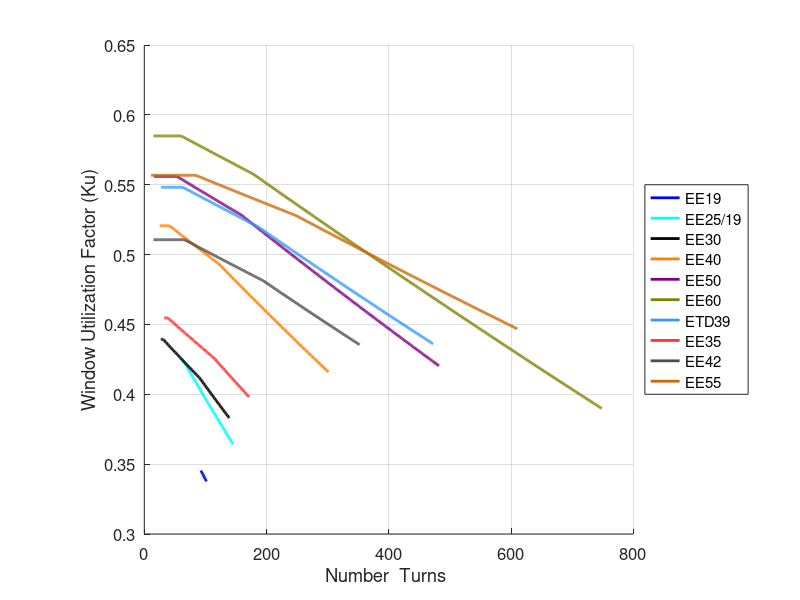

Source code (MATLAB): (Note: this script raises an error after producing the figure.)
% main
clc;
clear all;
close all;
%% 
colors = [1 0 1; % Magenta
          1 0 0; % Red
          0 1 0; % Green
          0 0 1; % Blue
          0 1 1; % Cyan
          0 0 0; % Black
          1 0.5 0; % Orange
          0.5 0 0.5; % Purple
          0.5 0.5 0; % Olive
          0.2 0.6 1; % Light Blue
          1 0.2 0.2; % Coral
          0.3 0.3 0.3; % Dark Gray
          0.8 0.4 0; % Brown
         ];

ku  = 0.78; % Filling factor
Po  = 500; % Output power
Vpp = 80; Vps = 160; % Primary voltage for parallel and series
% dps = 0.644e-3;  
ds = 0.812e-3; % litz Wire diameter
dps=0.4*2e-3;
dpp = dps;
Vs1 = 24; Vs2 = 24;
f = 100e3; k = 0.160e3; alpha = 1.078; Beta = 2.92;
Vd = 0.7*2; D = 0.8; % Voltage drop and duty cycle
Ploss_max = 20;

I24 = Po/2/(Vs2 + 2*Vd);
Isrms = ((Vs1/Vps)*I24 + (Vs2/Vps)*I24) * sqrt(D)
Iprms = ((Vs1/Vpp)*I24 + (Vs2/Vpp)*I24) * sqrt(D)
I01rms = (1/2)*(I24*sqrt(1+D));
Is02rms = I01rms;
%% 

Awps = 2 * pi * (0.4e-3 / 2)^2;
Awpp = 2 * pi * (0.4e-3 / 2)^2;
Aws = 0.518e-6;
rho = 1.724e-8; muc = 1.256629e-6;
%Core parameters for 10 different cores selected for studies
%Cores=[EE10/11, EE13, EE16, EE19, EE25/19, EE30, EE40, EE50, EE60, ETD39,EE35,EE42,EE55]

% Core Parameters
lms  = [38.4 45.4 53.6 66.8 78.08 94.2 126.2 156.2 180.6 149 107.7 144.55 165.3]*1e-3;
Acs  = [5.39 8.82 10 11.96 20.1528 55 66 112.5 123.2 58.9 45.2675 118.69 176.571]*1e-6;
Was  = [46.62 68.6 82.8 111.6 158 151.6 328 524 814 514 93.7*2 191.64*2 331.82*2]*(1e-6)/2;
MLTs = [12 15.4 14 15 19.18 32 34 45 47.4 40.21 29.32 42.45 51.46]*1e-3;
hs   = [4.2*2 4.6*2 5.0*2 5.6*2 6.41*2 8.15*2 10.25*2 12.75*2 14.05*2 14.6*2 9.71*2 15.15*2 18.8*2]*1e-3 - 4e-3;
Vse  = lms .* Acs;

lmp  = [52.2 60.4 69 78.8 97.4 115.4 154.6 191.6 220 184.2 127.12 174.85 202.9]*1e-3;
Acp  = Acs;
Wap  = Was;
MLTp = MLTs;
hp   = hs;
Vsp  = lmp .* Acp;

Ss = Awps + Aws;
Sp = Awpp + Aws;
ns = 3; np = 3;

Tamb = 25; Tmax = 75;
% Rth = [63.8 62.5 76 60 32.5 23 20 13 6.5 15.3 18 10.31 7.674];
Rths = [63.8 62.5 76 60 41.49 21.80 16.87 11.2 9.925 16.40 22.53 11.42 8.572];
Rthp=  [63.8 62.5 76 60 36.82 19.54 15.12 10.10 8.921 14.63 20.63 10.31 7.674];
Pmaxs = (Tmax - Tamb) ./ Rths;
Pmaxp = (Tmax - Tamb) ./ Rthp;
Bsmax = (Pmaxs ./ (k .* f.^alpha .* Vse)).^(1/Beta);
Bpmax = (Pmaxp ./ (k .* f.^alpha .* Vsp)).^(1/Beta);

Npsmax = (ku * Was) ./ (Awps + Aws / ns);
Nppmax = (ku * Wap) ./ (Awpp + Aws / np);
Npsmin = (0.5 .* Vps * D) ./ (Acs .* f * 2 .* Bsmax);
Nppmin = (Vpp * D) ./ (Acp .* f * 2 .* Bpmax);

core_names = {'EE10/11', 'EE13', 'EE16', 'EE19', 'EE25/19', 'EE30', 'EE40', 'EE50', 'EE60', 'ETD39', 'EE35', 'EE42', 'EE55'};
num_cores = numel(core_names);

Turns.Series.Primary = cell(1, num_cores);
Turns.Parallel.Primary = cell(1, num_cores);
Flux.Series = cell(1, num_cores);
Flux.Parallel = cell(1, num_cores);
Pfes = cell(1, num_cores);
Pfep = cell(1, num_cores);
Turns.Series.Secondary = cell(1, num_cores);
Turns.Parallel.Secondary = cell(1, num_cores);
Layers.Series.Primary = cell(1, num_cores);
Layers.Series.Secondary = cell(1, num_cores);
Layers.Parallel.Primary = cell(1, num_cores);
Layers.Parallel.Secondary = cell(1, num_cores);
Lfactor.Series.Primary = cell(1, num_cores);
Lfactor.Series.Secondary = cell(1, num_cores);
Lfactor.Parallel.Primary = cell(1, num_cores);
Lfactor.Parallel.Secondary = cell(1, num_cores);

nus = (sqrt(pi) * dps) / (2 * (dps + 0.051e-3));
nup = (sqrt(pi) * dpp) / (2 * (dpp + 0.051e-3));
Sd = sqrt(rho * (1 + 0.0393 * (Tmax - 25)) / (pi * f * muc));
deltaps = (pi/4)^0.75 * (dps / Sd) * sqrt(nus);
deltapp = (pi/4)^0.75 * (dpp / Sd) * sqrt(nup);
deltas = (pi/4)^0.75 * (ds / Sd) * sqrt(nup);
Skeffs = (sinh(2*deltaps) + sin(2*deltaps)) / (cosh(2*deltaps) - cos(2*deltaps));
Skeffp = (sinh(2*deltapp) + sin(2*deltapp)) / (cosh(2*deltapp) - cos(2*deltapp));
Proxeffs = (sinh(deltaps) - sin(deltaps)) / (cosh(deltaps) + cos(deltaps));
Proxeffp = (sinh(deltapp) - sin(deltapp)) / (cosh(deltapp) + cos(deltapp));

Fr.Series.Primary = cell(1, num_cores);
Fr.Series.Secondary = cell(1, num_cores);
Fr.Parallel.Primary = cell(1, num_cores);
Fr.Parallel.Secondary = cell(1, num_cores);
Resistance.Series.Primary = cell(1, num_cores);
Resistance.Series.Secondary = cell(1, num_cores);
Resistance.Parallel.Primary = cell(1, num_cores);
Resistance.Parallel.Secondary = cell(1, num_cores);
CopperLoss.Series = cell(1, num_cores);
CopperLoss.Parallel = cell(1, num_cores);
PowerLoss.Series = cell(1, num_cores);
PowerLoss.Parallel = cell(1, num_cores);

for i = 1:num_cores
    % Calculate Np ranges
Nps_range = (Npsmin(i)):(Npsmax(i));
Npp_range = (Nppmin(i)):(Nppmax(i));

% Calculate B for both series and parallel
B_series_full = ((0.5 * Vps * D) ./ (2 * Acs(i) * f .* Nps_range));
B_parallel_full = (Vpp * D) ./ (2 * Acp(i) * f .* Npp_range);

% Apply flux density limits
valid_idx_series = B_series_full <= Bsmax(i);
valid_idx_parallel = B_parallel_full <= Bpmax(i);

% Filter based on limits
B_series = B_series_full(valid_idx_series);
B_parallel = B_parallel_full(valid_idx_parallel);

Nps_valid = Nps_range(valid_idx_series);
Npp_valid = Npp_range(valid_idx_parallel);

% Save to structures
Turns.Series.Primary{i} = Nps_valid;
Turns.Parallel.Primary{i} = Npp_valid;
Flux.Series{i} = B_series;
Flux.Parallel{i} = B_parallel;

Turns.Series.Secondary{i} = Nps_valid / ns;
Turns.Parallel.Secondary{i} = Npp_valid / np;


    Pfes{i} = k .* f.^alpha .* B_series.^Beta .* Acs(i) .* lms(i);
    Pfep{i} = k .* f.^alpha .* B_parallel.^Beta .* Acp(i) .* lmp(i);

    Layers.Series.Primary{i} = max((0.5 .* Turns.Series.Primary{i} .* dps) ./ hs(i), 1);
    Layers.Series.Secondary{i} = max((0.5 .* Turns.Series.Secondary{i} .* ds) ./ hs(i), 1);
    Layers.Parallel.Primary{i} = max((0.5 .* Turns.Parallel.Primary{i} .* dpp) ./ hp(i), 1);
    Layers.Parallel.Secondary{i} = max((0.5 .* Turns.Parallel.Secondary{i} .* ds) ./ hp(i), 1);

    Lfactor.Series.Primary{i} = (2 .* (Layers.Series.Primary{i}.^2) - 1) / 3;
    Lfactor.Series.Secondary{i} = (2 .* (Layers.Series.Secondary{i}.^2) - 1) / 3;
    Lfactor.Parallel.Primary{i} = (2 .* (Layers.Parallel.Primary{i}.^2) - 1) / 3;
    Lfactor.Parallel.Secondary{i} = (2 .* (Layers.Parallel.Secondary{i}.^2) - 1) / 3;

    Fr.Series.Primary{i} = deltaps .* (Skeffs + Lfactor.Series.Primary{i} .* Proxeffs);
    Fr.Series.Secondary{i} = deltas  .* (Skeffs + Lfactor.Series.Secondary{i} .* Proxeffs);
    Fr.Parallel.Primary{i} = deltapp .* (Skeffp + Lfactor.Parallel.Primary{i} .* Proxeffp);
    Fr.Parallel.Secondary{i} = deltas .* (Skeffp + Lfactor.Parallel.Secondary{i} .* Proxeffp);

    Resistance.Series.Primary{i} = Fr.Series.Primary{i} .* Turns.Series.Primary{i} .* (rho / Awps) .* MLTs(i);
    Resistance.Series.Secondary{i} = Fr.Series.Secondary{i} .* Turns.Series.Secondary{i} .* (rho / Aws) .* MLTs(i);
    Resistance.Parallel.Primary{i} = Fr.Parallel.Primary{i} .* Turns.Parallel.Primary{i} .* (rho / Awpp) .* MLTp(i);
    Resistance.Parallel.Secondary{i} = Fr.Parallel.Secondary{i} .* Turns.Parallel.Secondary{i} .* (rho / Aws) .* MLTp(i);

    % Copper Losses 
    CopperLoss.Series{i} = Resistance.Series.Primary{i} .* Isrms.^2 + Resistance.Series.Secondary{i} .* I01rms.^2;
    CopperLoss.Parallel{i} = 0.5 .* Resistance.Parallel.Primary{i} .* (0.5 .* Iprms).^2 + Resistance.Parallel.Secondary{i} .* I01rms.^2;

    % Total Power Loss (Copper + Core)
    PowerLoss.Series{i} = CopperLoss.Series{i} + Pfes{i};
    PowerLoss.Parallel{i} = CopperLoss.Parallel{i} + Pfep{i};

end

%% Fill Factor and Ku Calculation (Series Only)

t_ins = 0.051e-3;  % Interlayer insulation thickness (m)

% AWG 22 parameters
d_barep = 0.4e-3;        % Bare wire diameter (m)
d_insulatedp = 0.442e-3;   % Outer diameter with heavy build insulation (m)
A_copperp = 2*pi * (d_barep / 2)^2;
A_total_wirep = pi * (d_insulatedp / 2)^2;
d_bares = 0.812e-3;        % Bare wire diameter (m)
d_insulateds = 1.082e-3;   % Outer diameter with heavy build insulation (m)
A_coppers = pi * (d_bares / 2)^2;
A_total_wires = pi * (d_insulateds / 2)^2;
A_total_wire=A_total_wirep+A_total_wires;
S1 = (A_copperp+A_coppers) / A_total_wire;  % Constant for AWG 22

for i = 1:num_cores
    FillFactor.Series{i} = zeros(1, length(Turns.Series.Primary{i}));
    Ku.Series{i} = zeros(1, length(Turns.Series.Primary{i}));

    % Parameters for S3 (constant per core)
    h = hs(i);
    margin = 1.5e-3;%bobbin
    top_clearance = 1e-3;%bobbin
    bottom_clearance = 1e-3;%bobbin

    usable_width = Was(i) / h;
    usable_width_eff = usable_width - margin;%only one side of window the bobbin is present
    usable_height_eff = h - top_clearance - bottom_clearance;
    A_usable_window = usable_width_eff * usable_height_eff;

    S3 = (usable_width_eff * usable_height_eff) / (usable_width * h);

    for j = 1:length(Turns.Series.Primary{i})
        Np = Turns.Series.Primary{i}(j);
        Ns = Turns.Series.Secondary{i}(j);
        Nlp = Layers.Series.Primary{i}(j);
        Nls = Layers.Series.Secondary{i}(j);

        % === S2 Calculation ===layer
        Awp_total = Np * Awps;
        Aws_total = Ns * Aws;
        A_copper_total = Awp_total + Aws_total;

        
        A_allocated = Was(i)-(Was(i)-A_copper_total);%available window area - residual area, that results from the particular winding
%technique used.
        S2_dynamic = A_copper_total / A_allocated;
       layer_penalty = 1 - 0.02 * (Nlp + Nls - 1);  % 2% loss per layer 
       S2 = max(min(S2_dynamic * layer_penalty, 1), 0);


        % === S4 Calculation ===
        A_ins = (Nlp + Nls - 1) * t_ins * h;
        S4 = A_usable_window / (A_usable_window + A_ins);

        % === Ku and Fill Factor ===
        ku_dynamic = S1 * S2 * S3 * S4;
        Ku.Series{i}(j) = ku_dynamic;

        
        FillFactor.Series{i}(j) = ku_dynamic;
    end
end
figure(17);
axis square
hold on; grid on;

for i = 1:num_cores
    if ~isempty(Ku.Series{i})
        color_idx = mod(i-1, size(colors,1)) + 1;
        plot(Turns.Series.Primary{i}, Ku.Series{i}, ...
            'LineWidth', 2, ...
            'Color', colors(color_idx, :), ...
            'DisplayName', core_names{i});
    end
end

xlabel('Number  Turns ');
ylabel('Window Utilization Factor (Ku)');
% title('Ku vs Number of Primary Turns (Series)');
legend('Location', 'eastoutside');
set(gca, 'FontSize', 12);

%% 
%optimal points calculation
for i = 1:num_cores
    % --- Series Optimal ---
    if ~isempty(PowerLoss.Series{i})
        [opt_series_val, Iser] = min(PowerLoss.Series{i});
        Optimal.Series.Power(i) = opt_series_val;
        Optimal.Series.B(i)     = Flux.Series{i}(Iser);
        Optimal.Series.Np(i)    = Turns.Series.Primary{i}(Iser);
    else
        Optimal.Series.Power(i) = NaN;
        Optimal.Series.B(i)     = NaN;
        Optimal.Series.Np(i)    = NaN;
    end

    % --- Parallel Optimal ---
    if ~isempty(PowerLoss.Parallel{i})
        [opt_parallel_val, Ipar] = min(PowerLoss.Parallel{i});
        Optimal.Parallel.Power(i) = opt_parallel_val;
        Optimal.Parallel.B(i)     = Flux.Parallel{i}(Ipar);
        Optimal.Parallel.Np(i)    = Turns.Parallel.Primary{i}(Ipar);
    else
        Optimal.Parallel.Power(i) = NaN;
        Optimal.Parallel.B(i)     = NaN;
        Optimal.Parallel.Np(i)    = NaN;
    end
end




%% Plots
% Specify core indices for group plots
core_indices = 5:13;

% Plot 1: Core Loss vs Flux Density
plotCoreLosses(Flux, Pfes, Pfep, Turns, Layers, core_names, colors, core_indices, 1, "loss_vs_flux", Fr, CopperLoss, PowerLoss, Optimal, Pmaxs);

% Plot 2: Core Loss Comparison for EE50-Z (index 8)
plotCoreLosses(Flux, Pfes, Pfep, Turns, Layers, core_names, colors, 8, 2, "compare_core", Fr, CopperLoss, PowerLoss, Optimal, Pmaxs);

% Plot 3: Core Loss vs Turns
plotCoreLosses(Flux, Pfes, Pfep, Turns, Layers, core_names, colors, core_indices, 3, "loss_vs_turns", Fr, CopperLoss, PowerLoss, Optimal, Pmaxs);

% Plot 4: Flux Density vs Turns
plotCoreLosses(Flux, Pfes, Pfep, Turns, Layers, core_names, colors, core_indices, 4, "flux_vs_turns", Fr, CopperLoss, PowerLoss, Optimal, Pmaxp);

% Plot 5: Core Loss Comparison for EE42/19 (index 12)
plotCoreLosses(Flux, Pfes, Pfep, Turns, Layers, core_names, colors, 12, 5, "compare_core", Fr, CopperLoss, PowerLoss, Optimal, Pmaxp);

% Plot 6: Number of Layers vs Turns (Series & Parallel)
plotCoreLosses(Flux, Pfes, Pfep, Turns, Layers, core_names, colors, core_indices, 6, "layers_vs_turns", Fr, CopperLoss, PowerLoss, Optimal, Pmaxp);

% Plot 7: Layers Comparison for EE50-Z
%plotCoreLosses(Flux, Pfes, Pfep, Turns, Layers, core_names, colors, 8, 7, "compare_layers", Fr, CopperLoss, PowerLoss, Optimal, Pmax);

% Plot 8: Skeff & Proximity Effects for EE50 (index 8)
plotCoreLosses(Flux, Pfes, Pfep, Turns, Layers, core_names, colors, 8, 8, "skeff proximity", Fr, CopperLoss, PowerLoss, Optimal, Pmaxs);

% Plot 9: Copper Loss vs Turns
plotCoreLosses(Flux, Pfes, Pfep, Turns, Layers, core_names, colors, core_indices, 9, "copper loss vs turns", Fr, CopperLoss, PowerLoss, Optimal, Pmaxp);
%% 

% Plot 10: Total Power Loss vs Flux Density (Series  + Opt markers)
plotCoreLosses(Flux, Pfes, Pfep, Turns, Layers, core_names, colors, core_indices, 10, "Total power loss vs flux density series", Fr, CopperLoss, PowerLoss, Optimal, Pmaxs);
% Plot 11: Total Power Loss vs Flux Density (Parallel  + Opt markers)
plotCoreLosses(Flux, Pfes, Pfep, Turns, Layers, core_names, colors, core_indices, 11, "Total power loss vs flux density parallel", Fr, CopperLoss, PowerLoss, Optimal, Pmaxp);
% Plot 12: Total Power Loss vs Turns (Series  + Opt markers)
plotCoreLosses(Flux, Pfes, Pfep, Turns, Layers, core_names, colors, core_indices, 12, "Total power loss vs turns series", Fr, CopperLoss, PowerLoss, Optimal, Pmaxp);
% Plot 13: Total Power Loss vs Turns (Parallel  + Opt markers)
plotCoreLosses(Flux, Pfes, Pfep, Turns, Layers, core_names, colors, core_indices, 13, "Total power loss vs turns parallel", Fr, CopperLoss, PowerLoss, Optimal, Pmaxp);
% Plot 14: Total Power Loss vs Flux Density (Parallel  + series)
plotCoreLosses(Flux, Pfes, Pfep, Turns, Layers, core_names, colors, core_indices, 14, "Total power loss vs turns combined", Fr, CopperLoss, PowerLoss, Optimal, Pmaxp);
% Plot 15: Total Power Loss vs Flux Density (Parallel  + series)
% plotCoreLosses(Flux, Pfes, Pfep, Turns, Layers, core_names, colors, core_indices, 15, "optimal turns per core", Fr, CopperLoss, PowerLoss, Optimal, Pmax);
% Plot 16: Total turns,error bar
plotCoreLosses(Flux, Pfes, Pfep, Turns, Layers, core_names, colors, core_indices, 16, "turns range errorbar", Fr, CopperLoss, PowerLoss, Optimal, Pmaxp);

%% 
% Create table of Pmax vs Optimal Loss Differences
Core = core_names(:);
Pmax_Series = Pmaxs(:);
Opt_P_Series = Optimal.Series.Power(:);
Diff_Series = Pmax_Series - Opt_P_Series;

Pmax_Parallel = Pmaxp(:);
Opt_P_Parallel = Optimal.Parallel.Power(:);
Diff_Parallel = Pmax_Parallel - Opt_P_Parallel;

% Construct table
loss_diff_table = table(Core, Pmax_Series, Opt_P_Series, Diff_Series, ...
                        Pmax_Parallel, Opt_P_Parallel, Diff_Parallel);

% Display or export the table
disp(loss_diff_table);
% Optionally, write to file:
% writetable(loss_diff_table, 'loss_difference_summary.csv');


